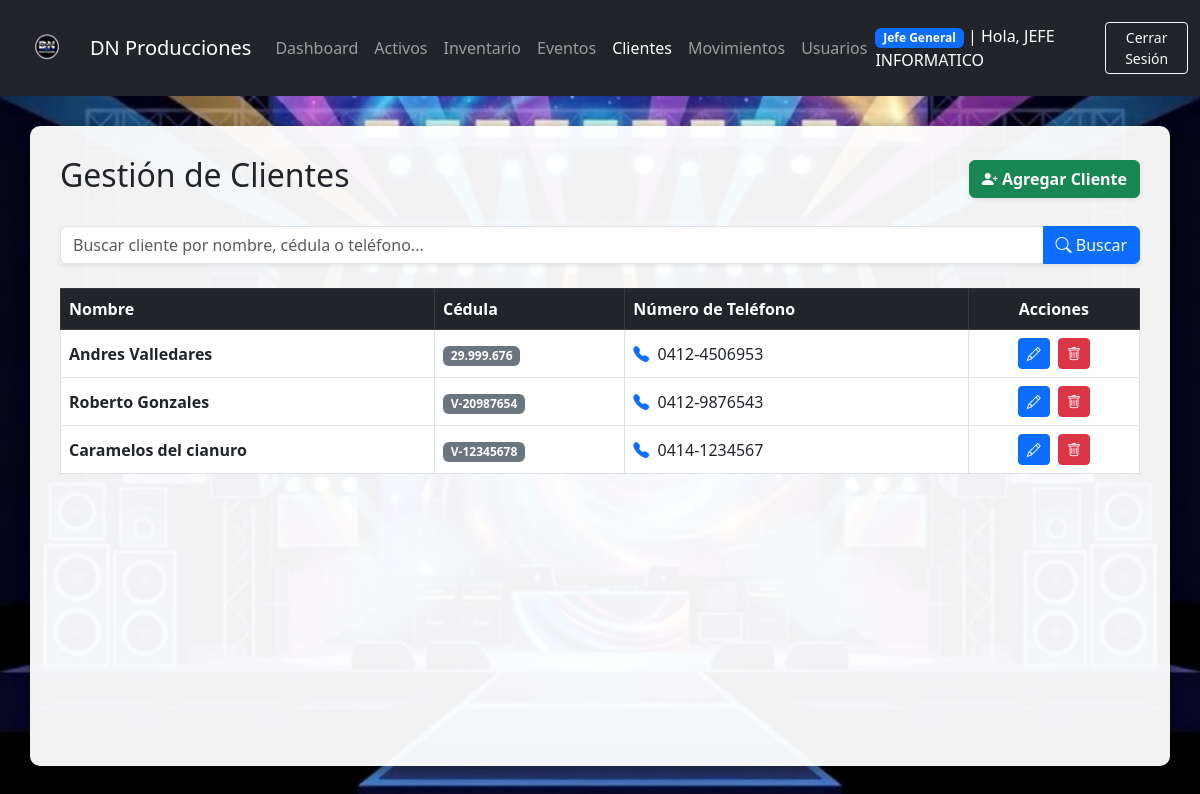
The page /clientes.php (signed in) on the database its author committed.
### tables this page shows
CREATE TABLE `clientes` (
  `id` int(11) NOT NULL AUTO_INCREMENT,
  `nombre` varchar(100) NOT NULL,
  `cedula` varchar(20) NOT NULL,
  `telefono` varchar(25) NOT NULL,
  PRIMARY KEY (`id`),
  UNIQUE KEY `cedula` (`cedula`)
);

### clientes.php (the view, shortened to what this page needs)
<?php
require 'db.php';
$is_global = in_array($_SESSION['rol'], ['admin', 'jefe_general']);
$search = isset($_GET['search']) ? $conn->real_escape_string($_GET['search']) : '';
$sql = "SELECT * FROM clientes";
$sql .= " ORDER BY id DESC";
$result = $conn->query($sql);
?>
<!DOCTYPE html>
<html lang="es">
<head>
    <link href="https://cdn.jsdelivr.net/npm/bootstrap@5.3.0/dist/css/bootstrap.min.css" rel="stylesheet">
    <link rel="stylesheet" href="https://cdn.jsdelivr.net/npm/bootstrap-icons@1.10.5/font/bootstrap-icons.css">
</head>
<body>
    <nav class="navbar navbar-expand-lg navbar-dark bg-dark">
        <div class="container-fluid">
            <a class="navbar-brand d-flex align-items-center" href="admin.php">
                <img src="logo_dn_transparente.png" alt="Logo" width="70" height="70" class="me-2" style="object-fit: contain;">
                DN Producciones
            </a>
            <div class="collapse navbar-collapse" id="navbarNav">
                <ul class="navbar-nav me-auto">
                    <li class="nav-item"><a class="nav-link" href="admin.php">Dashboard</a></li>
                    <li class="nav-item"><a class="nav-link" href="activos.php">Activos</a></li>
                    <li class="nav-item"><a class="nav-link" href="inventario.php">Inventario</a></li>
                    <li class="nav-item"><a class="nav-link" href="eventos.php">Eventos</a></li>
                    <?php if($is_global): ?>
                    <li class="nav-item"><a class="nav-link active" href="clientes.php">Clientes</a></li>
                    <li class="nav-item"><a class="nav-link" href="movimientos.php">Movimientos</a></li>
                    <?php endif; ?>
                    <?php if(isset($_SESSION['rol']) && $_SESSION['rol'] === 'admin'): ?><li class="nav-item"><a class="nav-link" href="usuarios.php">Usuarios</a></li><?php endif; ?>
                </ul>
                <span class="navbar-text me-3 text-white">
                    <strong class="badge bg-primary"><?php echo $is_global ? 'Jefe General' : 'Jefe Dept'; ?></strong> | Hola, <?php echo htmlspecialchars($_SESSION['nombre']); ?>
                </span>
                <a href="logout.php" class="btn btn-outline-light btn-sm">Cerrar Sesión</a>
            </div>
        </div>
    </nav>
    <div class="container dashboard-container">
        <div class="d-flex justify-content-between align-items-center mb-4">
            <h2>Gestión de Clientes</h2>
            <button class="btn btn-success fw-bold shadow-sm" data-bs-toggle="modal" data-bs-target="#modalNuevoCliente">
                <i class="bi bi-person-plus-fill"></i> Agregar Cliente
            </button>
        </div>
        <form method="GET" action="clientes.php" class="mb-4">
            <div class="input-group shadow-sm">
                <input type="text" name="search" class="form-control" placeholder="Buscar cliente por nombre, cédula o teléfono..." value="<?php echo htmlspecialchars($search); ?>">
                <button class="btn btn-primary" type="submit"><i class="bi bi-search"></i> Buscar</button>
            </div>
        </form>
        <div class="table-responsive">
            <table class="table table-hover table-bordered align-middle bg-white">
                <thead class="table-dark">
                    <tr>
                        <th>Nombre</th>
                        <th>Cédula</th>
                        <th>Número de Teléfono</th>
                        <th class="text-center">Acciones</th>
                    </tr>
                </thead>
                <tbody>
                    <?php
                    if ($result->num_rows > 0) {
                        while($row = $result->fetch_assoc()) {
                            echo "<tr>
                                <td><strong>" . htmlspecialchars($row['nombre']) . "</strong></td>
                                <td><span class='badge bg-secondary'>" . htmlspecialchars($row['cedula']) . "</span></td>
                                <td><i class='bi bi-telephone-fill text-primary me-1'></i> " . htmlspecialchars($row['telefono']) . "</td>
                                <td class='text-center'>
                                    <button class='btn btn-primary btn-sm me-1' onclick='abrirModalEditarCliente(this)'
                                        data-id='{$row['id']}'
                                        data-nombre='" . htmlspecialchars($row['nombre'], ENT_QUOTES) . "'
                                        data-cedula='" . htmlspecialchars($row['cedula'], ENT_QUOTES) . "'
                                        data-telefono='" . htmlspecialchars($row['telefono'], ENT_QUOTES) . "' title='Editar'>
                                        <i class='bi bi-pencil'></i>
                                    </button>
                                    <button class='btn btn-danger btn-sm' onclick='confirmarEliminarCliente({$row['id']})' title='Eliminar'>
                                        <i class='bi bi-trash'></i>
                                    </button>
                                </td>
                            </tr>";
                        }
                    } else {
                        echo "<tr><td colspan='4' class='text-center py-4 text-muted'>No se encontraron clientes registrados.</td></tr>";
                    }
                    ?>
                </tbody>
            </table>
        </div>
    </div>
</body>
</html>

### clientes.php (style rules this page uses)
body { background-image: url('fondo.jpg'); background-size: cover; background-position: center; background-attachment: fixed; }
.dashboard-container { background: rgba(255, 255, 255, 0.95); border-radius: 10px; padding: 30px; margin-top: 30px; box-shadow: 0 4px 15px rgba(0,0,0,0.5); min-height: 80vh; }

### rows shown on the page
clientes: nombre "Andres Valledares", cedula "29.999.676", telefono "0412-4506953"
clientes: nombre "Roberto Gonzales", cedula "V-20987654", telefono "0412-9876543"
clientes: nombre "Caramelos del cianuro", cedula "V-12345678", telefono "0414-1234567"

### other values the page prints
$_SESSION['nombre'] "JEFE INFORMATICO"
